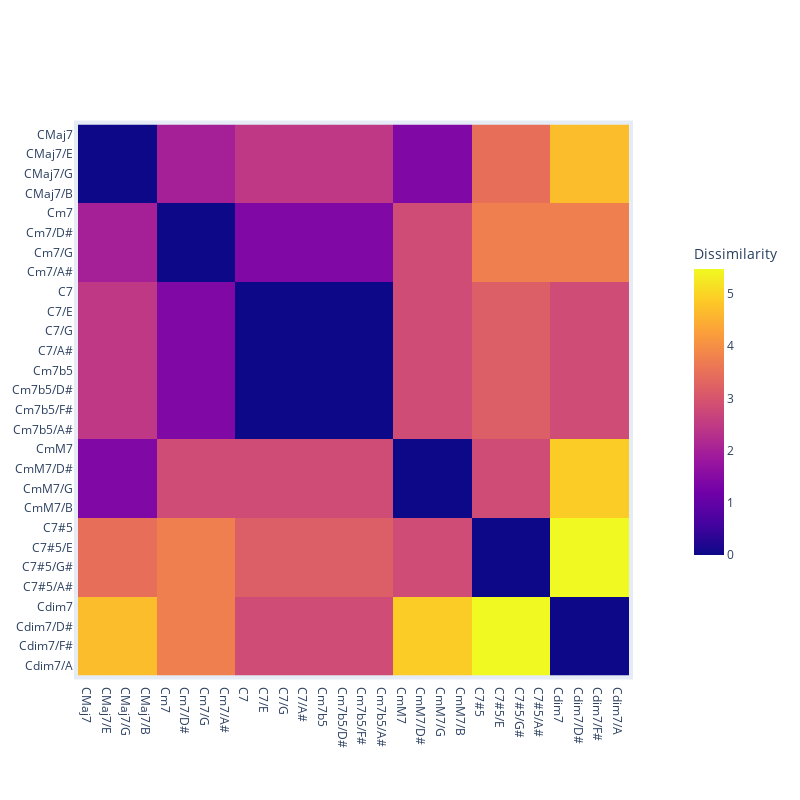

Source (notebook cell):
### Code cell
vector_encoding = [
    #results_structure[chord_id]['feature_vector'] 
    #+
      results_intervals_theory[chord_id]['feature_vector']
    for chord_id in results_intervals_theory.keys()
]

print(vector_encoding)
# Realiza MDS en los datos
vector_encoding_mds,matrix =ce.perform_mds2(vector_encoding)
cg.plot_chords_with_selection(vector_encoding_mds,matrix, chord_ids, results_intervals_theory,True )

### Figure 1 — Plotly figure (JSON) as saved in the notebook; plotly's stock layout.template omitted (floating-point values rounded to 4 significant figures; data arrays with more than 128 entries replaced by an {"elided": "..."} marker saying what was removed)
{"data": [{"coloraxis": "coloraxis", "hovertemplate": "x: %{x}<br>y: %{y}<br>Dissimilarity: %{z}<extra></extra>", "name": "0", "type": "heatmap", "x": ["CMaj7", "CMaj7/E", "CMaj7/G", "CMaj7/B", "Cm7", "Cm7/D#", "Cm7/G", "Cm7/A#", "C7", "C7/E", "C7/G", "C7/A#", "Cm7b5", "Cm7b5/D#", "Cm7b5/F#", "Cm7b5/A#", "CmM7", "CmM7/D#", "CmM7/G", "CmM7/B", "C7#5", "C7#5/E", "C7#5/G#", "C7#5/A#", "Cdim7", "Cdim7/D#", "Cdim7/F#", "Cdim7/A"], "xaxis": "x", "y": ["CMaj7", "CMaj7/E", "CMaj7/G", "CMaj7/B", "Cm7", "Cm7/D#", "Cm7/G", "Cm7/A#", "C7", "C7/E", "C7/G", "C7/A#", "Cm7b5", "Cm7b5/D#", "Cm7b5/F#", "Cm7b5/A#", "CmM7", "CmM7/D#", "CmM7/G", "CmM7/B", "C7#5", "C7#5/E", "C7#5/G#", "C7#5/A#", "Cdim7", "Cdim7/D#", "Cdim7/F#", "Cdim7/A"], "yaxis": "y", "z": {"elided": "28x28 float values"}}], "layout": {"autosize": false, "coloraxis": {"colorbar": {"len": 0.55, "title": {"text": "Dissimilarity"}, "x": 1.1}, "colorscale": [[0, "#0d0887"], [0.1111, "#46039f"], [0.2222, "#7201a8"], [0.3333, "#9c179e"], [0.4444, "#bd3786"], [0.5556, "#d8576b"], [0.6667, "#ed7953"], [0.7778, "#fb9f3a"], [0.8889, "#fdca26"], [1, "#f0f921"]]}, "height": 800, "margin": {"b": 100, "l": 50, "pad": 4, "r": 50, "t": 100}, "width": 800, "xaxis": {"anchor": "y", "constrain": "domain", "domain": [0, 1], "scaleanchor": "y"}, "yaxis": {"anchor": "x", "autorange": "reversed", "constrain": "domain", "domain": [0, 1]}}}
